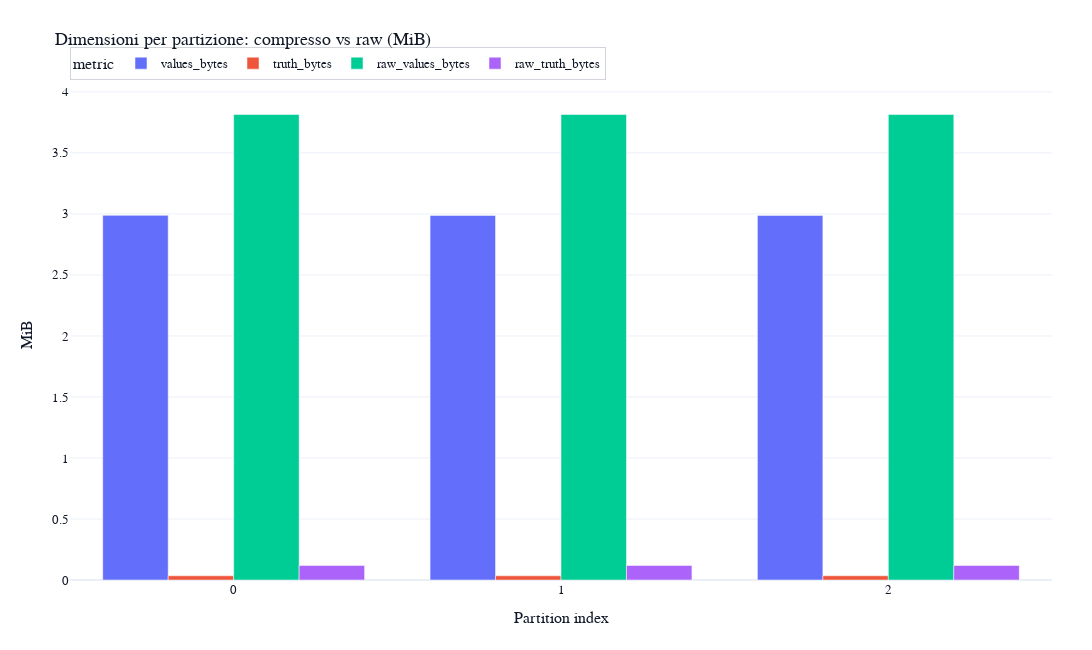
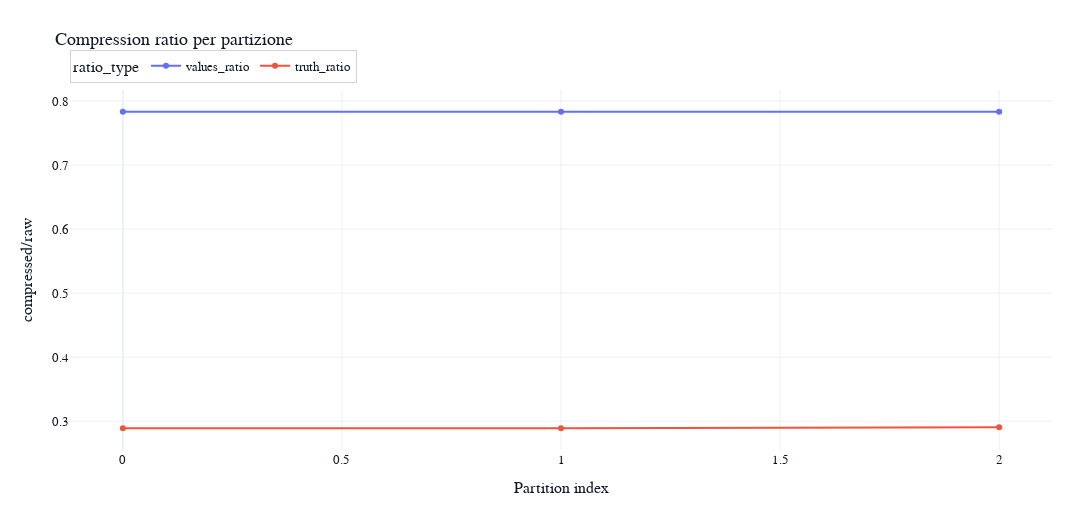

These figures' notebook cell, in order:
### Code cell
size_long = partition_sizes.melt(
    id_vars=['partition'],
    value_vars=['values_bytes', 'truth_bytes', 'raw_values_bytes', 'raw_truth_bytes'],
    var_name='metric',
    value_name='bytes',
)
size_long['MiB'] = size_long['bytes'] / (1024**2)

fig = px.bar(
    size_long,
    x='partition',
    y='MiB',
    color='metric',
    barmode='group',
    title='Dimensioni per partizione: compresso vs raw (MiB)'
)
fig.update_layout(**BASE_LAYOUT, width=1200, height=650)
fig.update_xaxes(title='Partition index', fixedrange=False)
fig.update_yaxes(title='MiB', fixedrange=False)
fig.show(config=PLOT_CONFIG)

ratio_df = partition_sizes.copy()
ratio_df['values_ratio'] = ratio_df['values_bytes'] / ratio_df['raw_values_bytes']
ratio_df['truth_ratio'] = ratio_df['truth_bytes'] / ratio_df['raw_truth_bytes']
ratio_long = ratio_df.melt(
    id_vars=['partition'],
    value_vars=['values_ratio', 'truth_ratio'],
    var_name='ratio_type',
    value_name='ratio',
)
fig = px.line(
    ratio_long,
    x='partition',
    y='ratio',
    color='ratio_type',
    markers=True,
    title='Compression ratio per partizione'
)
fig.update_layout(**BASE_LAYOUT, width=1100, height=520)
fig.update_xaxes(title='Partition index', fixedrange=False)
fig.update_yaxes(title='compressed/raw', fixedrange=False)
fig.show(config=PLOT_CONFIG)

### Figure 1 — Plotly figure (JSON) as saved in the notebook; plotly's stock layout.template omitted (floating-point values rounded to 4 significant figures)
{"data": [{"alignmentgroup": "True", "hovertemplate": "metric=values_bytes<br>partition=%{x}<br>MiB=%{y}<extra></extra>", "legendgroup": "values_bytes", "marker": {"color": "#636efa", "pattern": {"shape": ""}}, "name": "values_bytes", "offsetgroup": "values_bytes", "orientation": "v", "showlegend": true, "textposition": "auto", "type": "bar", "x": [0, 1, 2], "xaxis": "x", "y": [2.988, 2.988, 2.988], "yaxis": "y"}, {"alignmentgroup": "True", "hovertemplate": "metric=truth_bytes<br>partition=%{x}<br>MiB=%{y}<extra></extra>", "legendgroup": "truth_bytes", "marker": {"color": "#EF553B", "pattern": {"shape": ""}}, "name": "truth_bytes", "offsetgroup": "truth_bytes", "orientation": "v", "showlegend": true, "textposition": "auto", "type": "bar", "x": [0, 1, 2], "xaxis": "x", "y": [0.03446, 0.03444, 0.03464], "yaxis": "y"}, {"alignmentgroup": "True", "hovertemplate": "metric=raw_values_bytes<br>partition=%{x}<br>MiB=%{y}<extra></extra>", "legendgroup": "raw_values_bytes", "marker": {"color": "#00cc96", "pattern": {"shape": ""}}, "name": "raw_values_bytes", "offsetgroup": "raw_values_bytes", "orientation": "v", "showlegend": true, "textposition": "auto", "type": "bar", "x": [0, 1, 2], "xaxis": "x", "y": [3.815, 3.815, 3.815], "yaxis": "y"}, {"alignmentgroup": "True", "hovertemplate": "metric=raw_truth_bytes<br>partition=%{x}<br>MiB=%{y}<extra></extra>", "legendgroup": "raw_truth_bytes", "marker": {"color": "#ab63fa", "pattern": {"shape": ""}}, "name": "raw_truth_bytes", "offsetgroup": "raw_truth_bytes", "orientation": "v", "showlegend": true, "textposition": "auto", "type": "bar", "x": [0, 1, 2], "xaxis": "x", "y": [0.1192, 0.1192, 0.1192], "yaxis": "y"}], "layout": {"barmode": "group", "font": {"color": "#111827", "family": "Arial", "size": 13}, "height": 650, "legend": {"bgcolor": "rgba(255,255,255,0.9)", "bordercolor": "#D1D5DB", "borderwidth": 1, "itemclick": "toggleothers", "orientation": "h", "title": {"text": "metric"}, "tracegroupgap": 0, "x": 0, "xanchor": "left", "y": 1.02, "yanchor": "bottom"}, "margin": {"b": 70, "l": 70, "r": 40, "t": 90}, "title": {"text": "Dimensioni per partizione: compresso vs raw (MiB)"}, "width": 1200, "xaxis": {"anchor": "y", "domain": [0, 1], "fixedrange": false, "title": {"text": "Partition index"}}, "yaxis": {"anchor": "x", "domain": [0, 1], "fixedrange": false, "title": {"text": "MiB"}}}}

### Figure 2 — Plotly figure (JSON) as saved in the notebook; plotly's stock layout.template omitted (floating-point values rounded to 4 significant figures)
{"data": [{"hovertemplate": "ratio_type=values_ratio<br>partition=%{x}<br>ratio=%{y}<extra></extra>", "legendgroup": "values_ratio", "line": {"color": "#636efa", "dash": "solid"}, "marker": {"symbol": "circle"}, "mode": "lines+markers", "name": "values_ratio", "orientation": "v", "showlegend": true, "type": "scatter", "x": [0, 1, 2], "xaxis": "x", "y": [0.7833, 0.7832, 0.7832], "yaxis": "y"}, {"hovertemplate": "ratio_type=truth_ratio<br>partition=%{x}<br>ratio=%{y}<extra></extra>", "legendgroup": "truth_ratio", "line": {"color": "#EF553B", "dash": "solid"}, "marker": {"symbol": "circle"}, "mode": "lines+markers", "name": "truth_ratio", "orientation": "v", "showlegend": true, "type": "scatter", "x": [0, 1, 2], "xaxis": "x", "y": [0.2891, 0.2889, 0.2905], "yaxis": "y"}], "layout": {"font": {"color": "#111827", "family": "Arial", "size": 13}, "height": 520, "legend": {"bgcolor": "rgba(255,255,255,0.9)", "bordercolor": "#D1D5DB", "borderwidth": 1, "itemclick": "toggleothers", "orientation": "h", "title": {"text": "ratio_type"}, "tracegroupgap": 0, "x": 0, "xanchor": "left", "y": 1.02, "yanchor": "bottom"}, "margin": {"b": 70, "l": 70, "r": 40, "t": 90}, "title": {"text": "Compression ratio per partizione"}, "width": 1100, "xaxis": {"anchor": "y", "domain": [0, 1], "fixedrange": false, "title": {"text": "Partition index"}}, "yaxis": {"anchor": "x", "domain": [0, 1], "fixedrange": false, "title": {"text": "compressed/raw"}}}}
